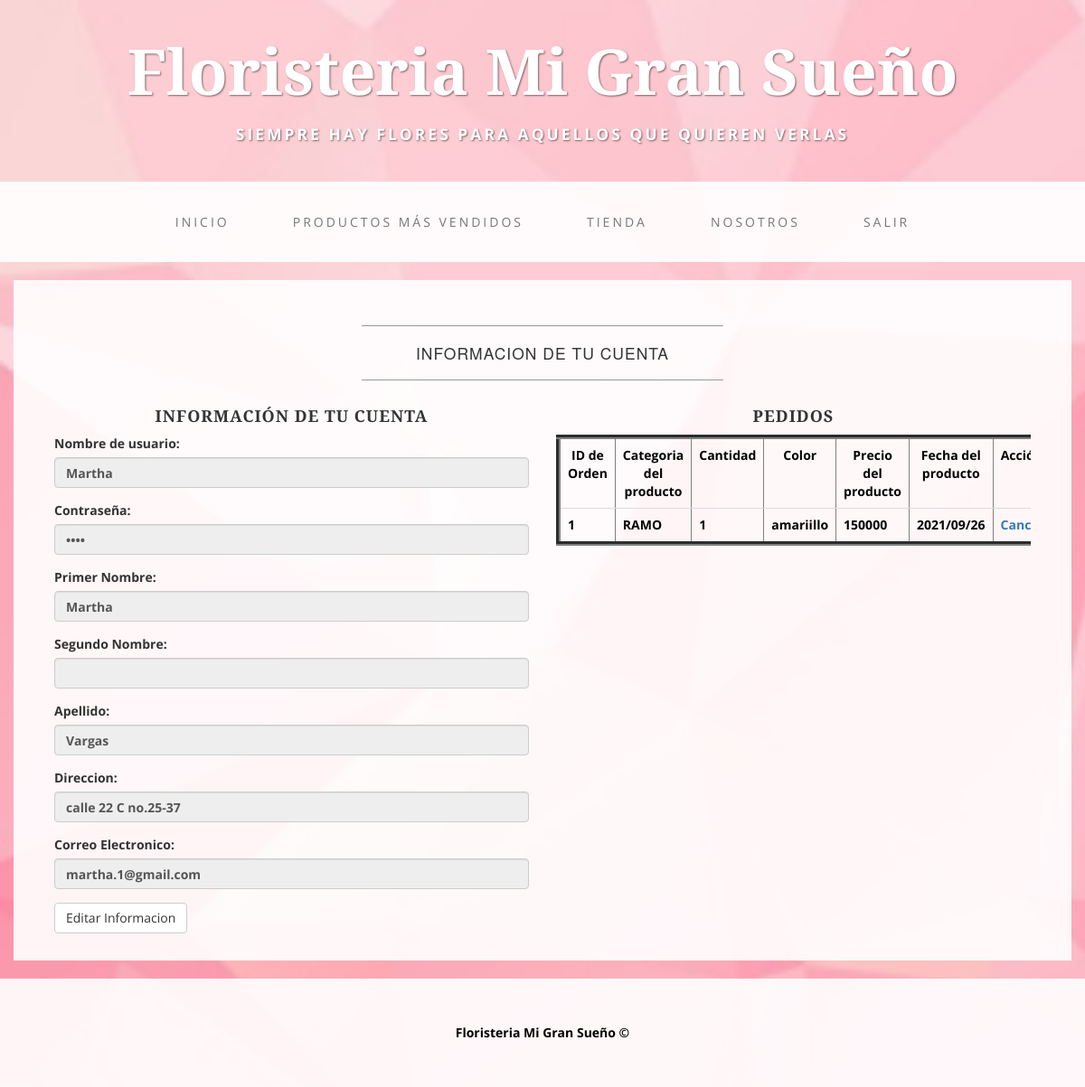
/entregas-master/ManageAccount.php (signed in), run on an earlier commit of the app's database.
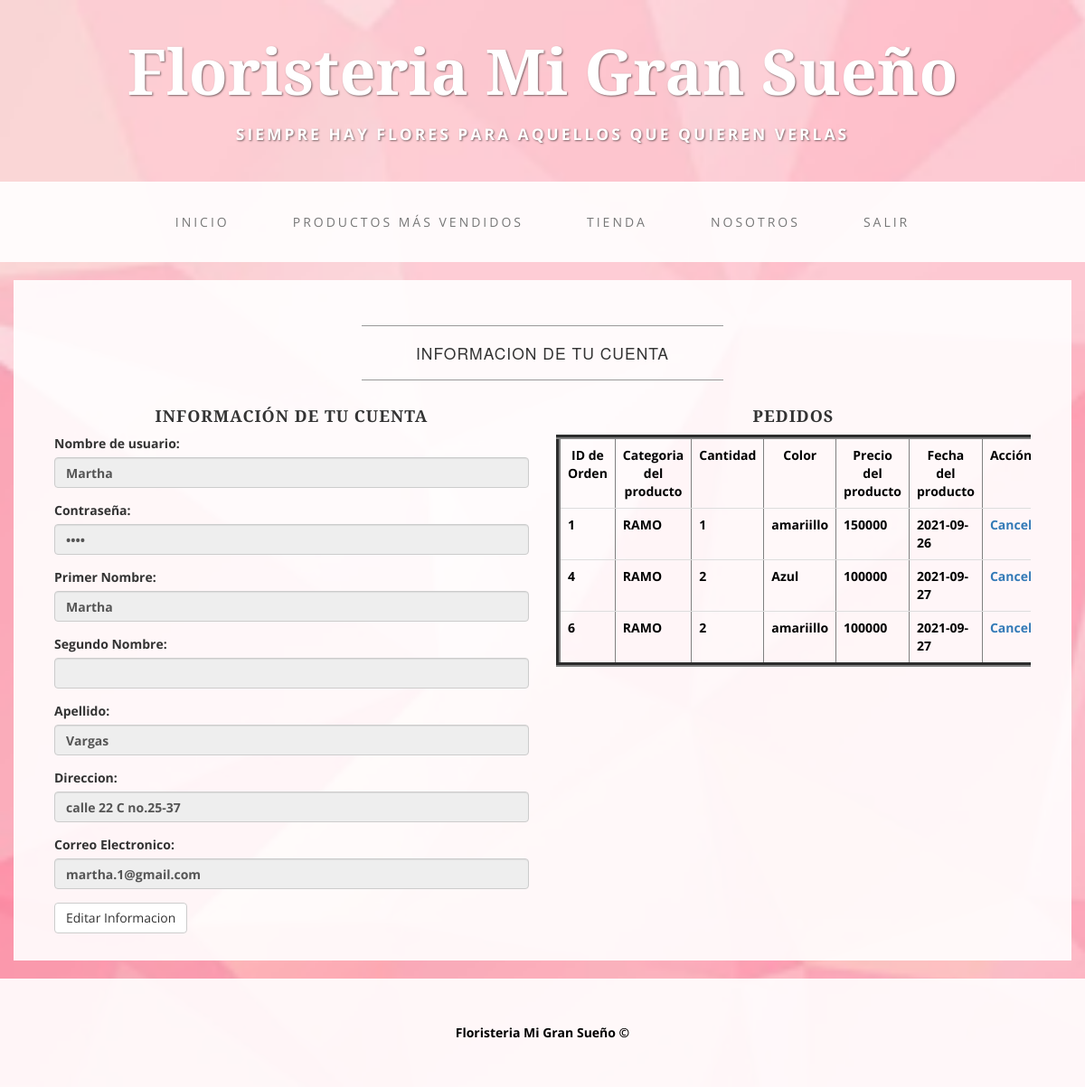
And on a later commit of the database.
### tables this page shows
CREATE TABLE `tbl_customers` (
  `CustomerID` int(11) NOT NULL,
  `Username` varchar(30) DEFAULT NULL,
  `PASSWORD` varchar(30) DEFAULT NULL,
  `Role` varchar(30) DEFAULT NULL,
  `Firstname` varchar(30) DEFAULT NULL,
  `Middlename` varchar(30) DEFAULT NULL,
  `Lastname` varchar(30) DEFAULT NULL,
  `Address` varchar(30) DEFAULT NULL,
  `EmailAddress` varchar(30) DEFAULT NULL,
  `tbl_customersUsuSesion` varchar(20) DEFAULT NULL,
  `tbl_customers_created_at` timestamp NULL DEFAULT current_timestamp(),
  `tbl_customers_updated_at` timestamp NULL DEFAULT current_timestamp() ON UPDATE current_timestamp(),
  `custEstado` set('ACTIVO','INACTIVO') DEFAULT NULL
);

CREATE TABLE `tbl_orders` (
  `OrderID` int(11) NOT NULL,
  `ProductID` int(11) DEFAULT NULL,
  `CustomerID` int(11) DEFAULT NULL,
  `Size` varchar(30) DEFAULT NULL,
  `Color` varchar(30) DEFAULT NULL,
  `DateOrdered` date DEFAULT NULL,
  `FechaEntrega` date DEFAULT current_timestamp()
);

CREATE TABLE `tbl_products` (
  `ProductID` int(11) NOT NULL,
  `Productname` varchar(30) DEFAULT NULL,
  `ProductSize` varchar(30) DEFAULT NULL,
  `ProductPrice` varchar(30) DEFAULT NULL,
  `ProductCategory` varchar(30) DEFAULT NULL,
  `ProductImageName` varchar(50) DEFAULT NULL,
  `ProductImage` text DEFAULT NULL,
  `proEstado` set('ACTIVO','INACTIVO') DEFAULT NULL
);

### entregas-master/ManageAccount.php (the view, shortened to what this page needs)
<!DOCTYPE html>
<html lang="en">
<head>
    <link href="css/bootstrap.min.css" rel="stylesheet">
    <link href="css/business-casual.css" rel="stylesheet">
	<?php
		require 'Connection.php';
		$Username = null;
		if(!empty($_SESSION["Username"]))
		{
			$Username = $_SESSION["Username"];
		}
		$sql = "select * from tbl_customers where Username = '".$Username."' and Password = '".$_SESSION['Password']."'";
		$Res = mysqli_query($Conn,$sql);
		while($Rows = mysqli_fetch_array($Res))
		{
			$C_ID = $Rows[0];
			$C_Username = $Rows[1];
			$C_Password = $Rows[2];
			$C_Firstname = $Rows[4];
			$C_Middlename = $Rows[5];
			$C_Lastname = $Rows[6];
			$C_Address = $Rows[7];
			$C_Email = $Rows[8];
		}
	?>
</head>
<body>
    <div class="brand">Floristeria Mi Gran Sueño</div>
    <div class="address-bar"><strong>Siempre hay flores para aquellos que quieren verlas</div>
    <nav class="navbar navbar-default" role="navigation">
        <div class="container">
            <div class="collapse navbar-collapse" id="bs-example-navbar-collapse-1">
                <ul class="nav navbar-nav">
                    <li><a href="index.php">Inicio</a></li>
					<li><a href="bestseller.php">Productos más vendidos</a></li>
					<li><a href="shop.php">Tienda</a></li>
                    <li><a href="about.php">Nosotros</a></li>
					<?php if($Username == null){echo '<li><a href="Login.php?Role=User">Login</a></li>';} else {echo '<li><a href="Logout.php">Salir</a></li>';} ?>
                </ul>
            </div>
        </div>
    </nav>
    <div class="container">
        <div class="row">
            <div class="box">
                <div class="col-lg-12">
						<hr>
						<h2 class="intro-text text-center">Informacion de tu cuenta</h2>
						<hr>
					<div class="col-md-6">
							<form role="form" action="Register.php?ActionType=Edit&Loc=MA&ID=<?php echo $C_ID; ?>" method="POST">
							<h4 style="text-align: center">INFORMACIÓN DE TU CUENTA</h4>
							<div class="form-group">
							  <label for="username">Nombre de usuario:</label>
							  <input type="text" name="Username" class="form-control" id="Username" value="<?php echo $C_Username; ?>" disabled>
							</div>
							<div class="form-group">
							  <label for="Password">Contraseña:</label>
							  <input type="Password" name="Password" class="form-control" id="Password" value="<?php echo $C_Password; ?>" disabled>
							</div>
							<div class="form-group">
							  <label for="Firstname">Primer Nombre:</label>
							  <input type="text" name="Firstname" class="form-control" id="Firstname" value="<?php echo $C_Firstname; ?>" disabled>
							</div>
							<div class="form-group">
							  <label for="Middlename">Segundo Nombre:</label>
							  <input type="text" name="Middlename" class="form-control" id="Middlename" value="<?php echo $C_Middlename; ?>" disabled>
							</div>
							<div class="form-group">
							  <label for="Lastname">Apellido:</label>
							  <input type="text" name="Lastname" class="form-control" id="Lastname" value="<?php echo $C_Lastname; ?>" disabled>
							</div>
							<div class="form-group">
							  <label for="Address">Direccion:</label>
							  <input type="text" name="Address" class="form-control" id="Address" value="<?php echo $C_Address; ?>" disabled>
							</div>
							<div class="form-group">
							  <label for="EmailAddress">Correo Electronico:</label>
							  <input type="email" name="EmailAddress" class="form-control" id="EmailAddress" value="<?php echo $C_Email; ?>" disabled>
							</div>
							<button type="submit" class="btn btn-default">Editar Informacion</button>
						</form>
					</div>
					<div class="col-md-6">
						<h4 style="text-align: center">PEDIDOS</h4>
						<div class="table-responsive">
							<table border="5px" class="table">
								<tr style="text-align: center; color: Black; font-weight: bold;">
									<td>ID de Orden</td>
									<td>Categoria del producto</td>
									<td>Cantidad</td>
									<td>Color</td>
									<td>Precio del producto</td>
									<td>Fecha del producto</td>
									<td>Acción</td>
								</tr>
								<?php
								$sqlI = "SELECT tbl_orders.OrderID, tbl_products.Productname, tbl_orders.Size, tbl_orders.Color, tbl_products.ProductPrice, tbl_orders.DateOrdered FROM tbl_products RIGHT JOIN  tbl_orders on tbl_orders.ProductID = tbl_products.ProductID WHERE tbl_orders.CustomerID = $C_ID ORDER BY tbl_orders.OrderID";
								$Resulta = mysqli_query($Conn,$sqlI);
								while($Rows = mysqli_fetch_array($Resulta)):;
								?>
								<tr style="color: black">
								<td><?php echo $Rows[0]; ?></td>
								<td><?php echo $Rows[1]; ?></td>
								<td><?php echo $Rows[2]; ?></td>
								<td><?php echo $Rows[3]; ?></td>
								<td><?php echo $Rows[4]; ?></td>
								<td><?php echo $Rows[5]; ?></td>
								<td>
								<a href="#" onclick="OrderOnclick(<?php echo $Rows[0]; ?>);">Cancel</a>
								</td>
								<?php endwhile; ?>
								</tr>
							</table>
						</div>
					</div>
                </div>
            </div>
        </div>
    </div>
    <footer>
        <div class="container">
            <div class="row">
                <div class="col-lg-12 text-center">
                    <p>Floristeria Mi Gran Sueño &copy; </p>
                </div>
            </div>
        </div>
    </footer>
</body>
</html>

### entregas-master/css/business-casual.css (style rules this page uses)
body { font-family: "Open Sans","Helvetica Neue",Helvetica,Arial,sans-serif; background: url('../img/h3.png') no-repeat center center fixed; -webkit-background-size: cover; -moz-background-size: cover; background-size: cover; -o-background-size: cover; background-color: black; }
h1, h2, h3, h4, h5, h6 { text-transform: uppercase; font-family: "Josefin Slab","Helvetica Neue",Helvetica,Arial,sans-serif; font-weight: 700; letter-spacing: 1px; }
p { color: #000; }
hr { max-width: 400px; border-color: #999999; }
.brand, .address-bar { display: none; }
.navbar-nav { text-transform: uppercase; font-weight: 400; letter-spacing: 3px; }
.box { margin-bottom: 20px; padding: 30px 15px; background: #fff; background: rgba(255,255,255,0.9); }
.intro-text { text-transform: uppercase; font-size: 1.25em; font-weight: 400; letter-spacing: 1px; }
footer { background: #fff; background: rgba(255,255,255,0.9); }
footer p { margin: 0; padding: 50px 0; }
@media screen and (min-width:768px) { .brand { display: inherit; margin: 0; padding: 30px 0 10px; text-align: center; text-shadow: 1px 1px 2px rgba(0,0,0,0.5); font-family: "Josefin Slab","Helvetica Neue",Helvetica,Arial,sans-serif; font-size: 5em; font-weight: 700; line-height: normal; color: #fff; } }
@media screen and (min-width:768px) { .address-bar { display: inherit; margin: 0; padding: 0 0 40px; text-align: center; text-shadow: 1px 1px 2px rgba(0,0,0,0.5); text-transform: uppercase; font-size: 1.25em; font-weight: 400; letter-spacing: 3px; color: #fff; } }
@media screen and (min-width:768px) { .navbar { border-radius: 0; } }
@media screen and (min-width:768px) { .navbar { min-height: 0; } }
@media screen and (min-width:768px) { .navbar-default { border: none; background: #fff; background: rgba(255,255,255,0.9); } }
@media screen and (min-width:768px) { .nav>li>a { padding: 35px; } }
@media screen and (min-width:768px) { .navbar-nav>li>a { line-height: normal; } }
@media screen and (min-width:768px) { .navbar-nav { display: table; float: none; margin: 0 auto; table-layout: fixed; font-size: 14px; } }
@media screen and (min-width:1200px) { .box:after { content: ''; display: table; clear: both; } }

What changed in the data, as far as the page shows it:
changed tbl_orders id 1: DateOrdered "2021/09/26" → "2021-09-26"
added tbl_orders: OrderID "4", ProductID.Productname "RAMO", Size "2", Color "Azul", ProductID.ProductPrice "100000", DateOrdered "2021-09-27"
added tbl_orders: OrderID "6", ProductID.Productname "RAMO", Size "2", Color "amariillo", ProductID.ProductPrice "100000", DateOrdered "2021-09-27"
